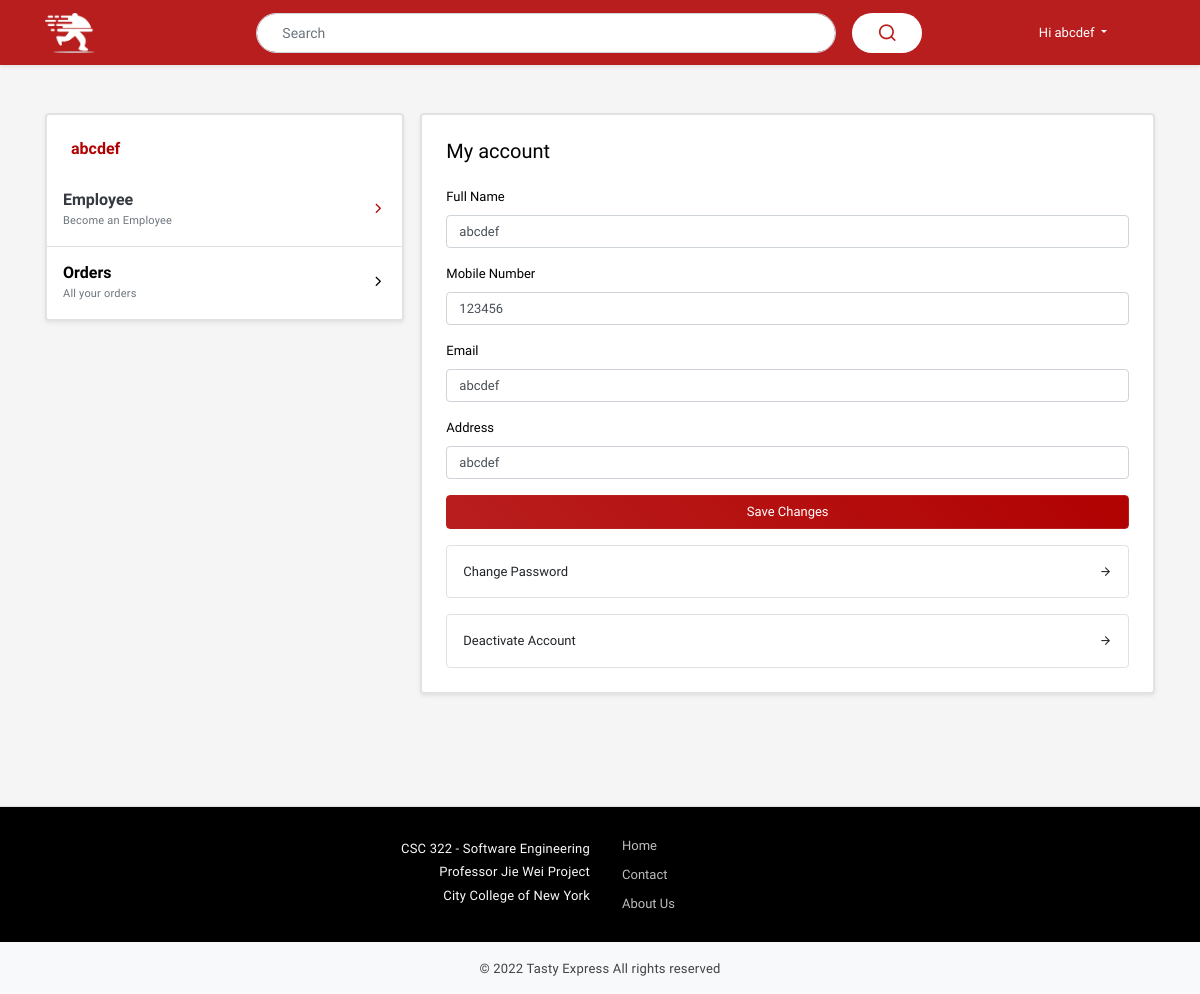
The page /profile.html (signed in) on the database its author committed.
### server.py (models this page shows)
class user(UserMixin,db.Model):
    id = db.Column(db.Integer, primary_key=True)
    email = db.Column(db.String(120))
    name = db.Column(db.String(120))
    password = db.Column(db.String(80))
    address = db.Column(db.String(80))
    phone_number = db.Column(db.String(80))
    numWarnings = db.Column(db.Integer)
    category = db.Column(db.String(80))

### server.py (the view)
@app.route("/profile.html", methods=["GET", "POST"])
@login_required
def profile():
    user_info = {}
    if request.method == "POST":
        user_info = {"name": request.form['user_fullname1'],
                     "phone": request.form['user_phoneNumber1'],
                     "email": request.form['user_email1'],
                     "address": request.form['user_address1']}
    else:
        user_info = user.query.filter_by(id=USER_ID).first()
        user_info = {"name": user_info.name,
                     "phone": user_info.phone_number,
                     "email": user_info.email,
                     "address": user_info.address}
    return render_template("profile.html", user_info=user_info)

### server.py (called while the page is built)
@login_manager.user_loader
def load_user(user_id):
    return user.query.get(int(user_id))

@app.context_processor
def base():
    return dict(account_type=session['account_type'],
                user_first_name=session['user_first_name'])

### templates/profile.html (shortened to what this page needs)
<!doctype html>
{% extends 'base.html' %}
{% block content %}
  <div class="fahad-profile">
      <div class="container position-relative">
          <div class="py-5 fahad-profile row">
              <div class="col-md-4 mb-3">
                  <div class="bg-white rounded shadow-sm sticky_sidebar overflow-hidden">
                      <a href="profile.html" class="">
                          <div class="d-flex align-items-center p-3">
                              <div class="right">
                                  <h6 class="mb-0 mt-2 ml-2 font-weight-bold">{{ user_info['name'] }}</h6>
                              </div>
                          </div>
                      </a>
                      <div class="bg-white profile-details">
                          <a href="{{ url_for('become_empl') }}" class="d-flex w-100 align-items-center border-bottom p-3">
                              <div class="left mr-3">
                                  <h6 class="font-weight-bold mb-1 text-dark">Employee</h6>
                                  <p class="small text-muted m-0">Become an Employee</p>
                              </div>
                              <div class="right ml-auto">
                                  <h6 class="font-weight-bold m-0"><i class="feather-chevron-right"></i></h6>
                              </div>
                          </a>
                          <a class="d-flex align-items-center p-3" data-toggle="modal" data-target="#inviteModal">
                              <div class="left mr-3">
                                  <h6 class="font-weight-bold mb-1">Orders</h6>
                                  <p class="small text-muted m-0">All your orders</p>
                              </div>
                              <div class="right ml-auto">
                                  <h6 class="font-weight-bold m-0"><i class="feather-chevron-right"></i></h6>
                              </div>
                          </a>
                      </div>
                  </div>
              </div>
              <div class="col-md-8 mb-3">
                  <div class="rounded shadow-sm p-4 bg-white">
                      <h5 class="mb-4">My account</h5>
                      <div id="edit_profile">
                          <div>
                              <form action="{{ url_for('profile') }}" method="post">
                                  <div class="form-group">
                                      <label for="user_firstname1">Full Name</label>
                                      <input type="text" class="form-control" name="user_fullname1" id="user_firstname1" value="{{ user_info['name'] }}">
                                  </div>
                                  <div class="form-group">
                                      <label for="user_phoneNumber1">Mobile Number</label>
                                      <input type="text" class="form-control" name="user_phoneNumber1" id="user_phoneNumber1" value="{{ user_info['phone'] }}">
                                  </div>
                                  <div class="form-group">
                                      <label for="user_email1">Email</label>
                                      <input type="email" class="form-control" name="user_email1" id="user_email1" value="{{ user_info['email'] }}">
                                  </div>
                                  <div class="form-group">
                                      <label for="user_address1">Address</label>
                                      <input type="address" class="form-control" name="user_address1" id="user_address1" value="{{ user_info['address'] }}">
                                  </div>
                                  <div class="text-center">
                                      <button type="submit" class="btn btn-primary btn-block">Save Changes</button>
                                  </div>
                              </form>
                          </div>
                          <div class="additional">
                              <div class="change_password my-3">
                                  <a href="forgot_password.html" class="p-3 border rounded bg-white btn d-flex align-items-center">Change Password
                            <i class="feather-arrow-right ml-auto"></i></a>
                              </div>
                              <div class="deactivate_account">
                                  <a href="forgot_password.html" class="p-3 border rounded bg-white btn d-flex align-items-center">Deactivate Account
                            <i class="feather-arrow-right ml-auto"></i></a>
                              </div>
                          </div>
                      </div>
                  </div>
              </div>
          </div>
      </div>
{% endblock %}

### static/css/style.css (style rules this page uses)
body { font-family: 'Prompt', sans-serif; font-size: 13px; color: #000000; background: #f5f5f5; }
.font-weight-bold { font-weight: 600 !important; }
.small, small { font-size: 11px !important; }
div, a { outline: none !important; }
.form-control, .btn, .input-group-sm>.custom-select, .input-group-sm>.form-control, .input-group-sm>.input-group-append>.btn, .input-group-sm>.input-group-append>.input-group-text, .input-group-sm>.input-group-prepend>.btn, .input-group-sm>.input-group-prepend>.input-group-text { font-size: 13px; }
.bg-white.rounded { border: 2px solid #e2e2e2; }
.sticky_sidebar, .c-t-order, .fahad-account { position: sticky; top: 15px; }
.col, .col-1, .col-10, .col-11, .col-12, .col-2, .col-3, .col-4, .col-5, .col-6, .col-7, .col-8, .col-9, .col-auto, .col-lg, .col-lg-1, .col-lg-10, .col-lg-11, .col-lg-12, .col-lg-2, .col-lg-3, .col-lg-4, .col-lg-5, .col-lg-6, .col-lg-7, .col-lg-8, .col-lg-9, .col-lg-auto, .col-md, .col-md-1, .col-md-10, .col-md-11, .col-md-12, .col-md-2, .col-md-3, .col-md-4, .col-md-5, .col-md-6, .col-md-7, .col-md-8, .col-md-9, .col-md-auto, .col-sm, .col-sm-1, .col-sm-10, .col-sm-11, .col-sm-12, .col-sm-2, .col-sm-3, .col-sm-4, .col-sm-5, .col-sm-6, .col-sm-7, .col-sm-8, .col-sm-9, .col-sm-auto, .col-xl, .col-xl-1, .col-xl-10, .col-xl-11, .col-xl-12, .col-xl-2, .col-xl-3, .col-xl-4, .col-xl-5, .col-xl-6, .col-xl-7, .col-xl-8, .col-xl-9, .col-xl-auto { position: relative; width: 100%; padding-right: 8px; padding-left: 8px; }
.row { margin-right: -8px; margin-left: -8px; }
.btn-primary { background: #b91e1e; background: -moz-linear-gradient(45deg, #b91e1e 0%, #B10101 100%); background: -webkit-linear-gradient(45deg, #b91e1e 0%, #B10101 100%); background: linear-gradient(45deg, #b91e1e 0%, #B10101 100%); filter: progid: DXImageTransform.Microsoft.gradient(startColorstr='#b91e1e', endColorstr='#B10101', GradientType=1); border-color: #b91e1e; }
a { color: #B10101; text-decoration: none !important; }
p { color: #424242; letter-spacing: 0.2px; }
.feather-arrow-right { -webkit-animation: bounceRight 2s infinite; animation: bounceRight 2s infinite; }
.sticky_sidebar { position: sticky; top: 10px; }

### rows shown on the page
user: name "abcdef", user_fullname1 "abcdef", user_phoneNumber1 "123456", user_email1 "abcdef", user_address1 "abcdef"

### other values the page prints
{{ user_first_name }} "abcdef"
